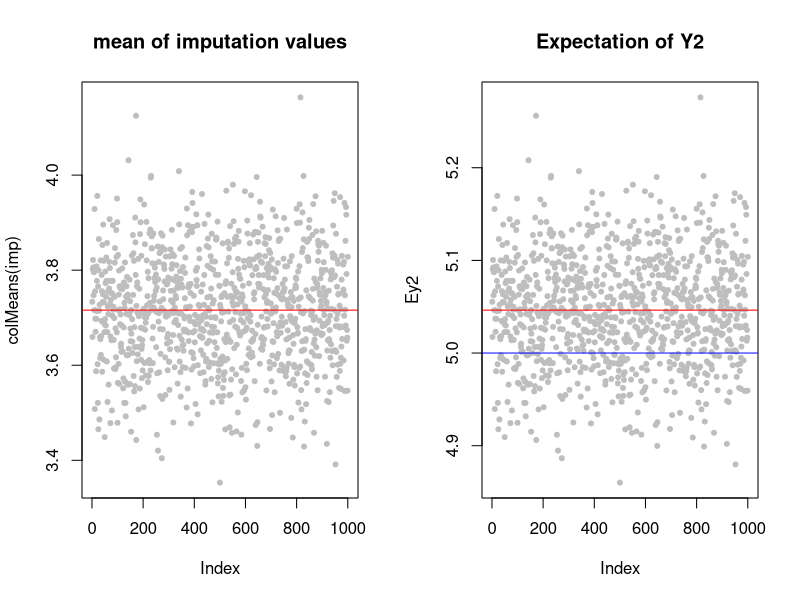

Recreate this plot in R.
## ---- chunk 1
options(stringsAsFactors = FALSE)
puh <- data.frame(ikäryhmä = c("18-25", "26-35", "36-45", "46-65", "66-70"),
           otoskoko = c(300, 300, 300, 500, 400),
           vastauksia = c(52, 67, 83, 230, 266),
           A_käyttäjiä = c(20, 26, 37, 22, 8))
puh
## ---- chunk 2
  # generate data
z <- matrix(rnorm(3000), nrow = 3)
y1 <- 1 + z[1,]
y2 <- 5 + 2 * z[1,] + z[2,]
u <- 2 * (y1 - 1) + z[3,]
miss.index <- which(u < 0)
y2.obs <- y2[-miss.index]
missN <- length(miss.index)

  # imputation bootstrap
y1.use <- y1[miss.index]
B <- 1000 # bootstrap times
sumEY2 <- 0 # init
for (i in 1:B) {
  y1.sample <- sample(y1.use, missN, replace = TRUE)
  y2.boot <- 2 * y1.sample + 3 + rnorm(missN)
  Ey2 <- mean(c(y2.obs, y2.boot))
  sumEY2 = sumEY2 + Ey2
}
sumEY2 / B


library(mice)
impMiss <- mice.impute.norm.boot(y2, 
                                 ry = (u >= 0), 
                                 x = 2 * y1 + 3)
mean(c(y2[-miss.index], impMiss))

## ---- chunk 3
N <- 1000
imp <- matrix(nrow = missN, ncol = N)
for (i in 1:N) {
  imp[,i] <- mice.impute.norm(y2,ry = (u >= 0), x = 2 * y1 + 3)  
}

Ey2 <- (colMeans(imp) * missN + sum(y2.obs))/1000

par(mfrow = c(1,2))
plot(colMeans(imp), pch = 20, col = "grey",
     main = "mean of imputation values")
abline(h = mean(colMeans(imp)), col = "red")
plot(Ey2, pch = 20, col = "grey",
     main = "Expectation of Y2")
abline(h = mean(Ey2), col = "red")
abline(h = 5, col = "blue")
